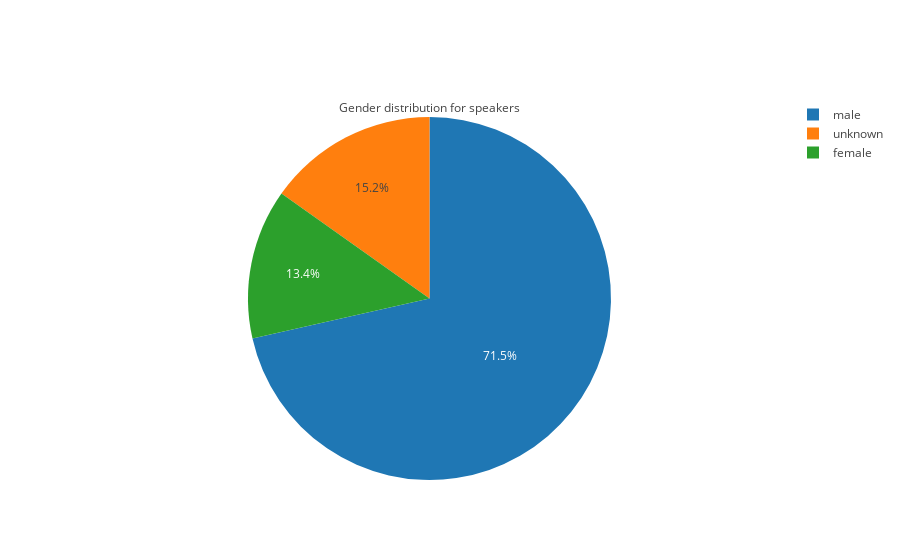

Write notebook code for a chart like this one.
### Markdown cell above
Leveraging the biographies has helped a little bit, but not all that much to be honest.

With the gender derivation we have tried so far, let's see where we stand - in a Pie Chart for example.

### Code cell
import plotly
import plotly.plotly as py
import plotly.graph_objs as go
import cufflinks as cf
import pandas as pd
import numpy as np

#this line makes plotly work in offline mode (i.e. not connected to PlotLy cloud) and inside running Jupyter Notebook
plotly.offline.init_notebook_mode(connected=True)

labels = sp['gender'].value_counts(normalize=True).index
values = sp['gender'].value_counts(normalize=True).values
trace = go.Pie(labels=labels, values=values, title="Gender distribution for speakers")
plotly.offline.iplot([trace], filename='basic_pie_chart')

### Figure 1 — Plotly figure (JSON) as saved in the notebook; plotly's stock layout.template omitted (floating-point values rounded to 4 significant figures)
{"data": [{"labels": ["male", "unknown", "female"], "title": {"text": "Gender distribution for speakers"}, "type": "pie", "uid": "fef13ebc-2800-4f14-8d4f-33b8c5b9764d", "values": [0.7146, 0.1518, 0.1336]}], "layout": {}}
